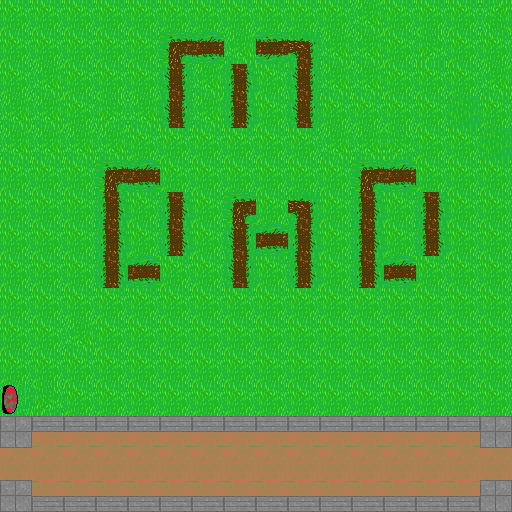

Below is a game level as drawn by its tile map, then a one-line description and the .tmx that defines it (tile-layer data replaced by summaries):
An orthogonal 16x16 tile map with 32x32 px tiles, 1 tile layer (Tile Layer 1), 3 tilesets.

<map version="1.0" orientation="orthogonal" width="16" height="16" tilewidth="32" tileheight="32">
 <tileset firstgid="1" name="TileSet1" tilewidth="32" tileheight="32">
  <image source="TileSet1.png" width="160" height="160" />
  <tile id="3">
   <properties>
    <property name="solid" value="" />
   </properties>
  </tile>
  <tile id="4">
   <properties>
    <property name="blocked" value="" />
   </properties>
  </tile>
  <tile id="9">
   <properties>
    <property name="blocked" value="" />
   </properties>
  </tile>
  <tile id="10">
   <properties>
    <property name="solid" value="" />
   </properties>
  </tile>
  <tile id="11">
   <properties>
    <property name="solid" value="" />
   </properties>
  </tile>
  <tile id="12">
   <properties>
    <property name="solid" value="" />
   </properties>
  </tile>
  <tile id="14">
   <properties>
    <property name="blocked" value="" />
   </properties>
  </tile>
  <tile id="15">
   <properties>
    <property name="blocked" value="" />
   </properties>
  </tile>
  <tile id="16">
   <properties>
    <property name="blocked" value="" />
   </properties>
  </tile>
  <tile id="17">
   <properties>
    <property name="blocked" value="" />
   </properties>
  </tile>
  <tile id="18">
   <properties>
    <property name="blocked" value="" />
   </properties>
  </tile>
  <tile id="19">
   <properties>
    <property name="blocked" value="" />
   </properties>
  </tile>
  <tile id="21">
   <properties>
    <property name="blocked" value="" />
   </properties>
  </tile>
 </tileset>
 <tileset firstgid="26" name="spawnPoint" tilewidth="32" tileheight="32">
  <image source="../img/spawnPoint.png" width="32" height="32" />
  <tile id="0">
   <properties>
    <property name="spawn" value="" />
   </properties>
  </tile>
 </tileset>
 <tileset firstgid="27" name="temp" tilewidth="32" tileheight="32">
  <image source="temp.png" width="160" height="160" />
  <tile id="0">
   <properties>
    <property name="blocked" value="" />
   </properties>
  </tile>
  <tile id="3">
   <properties>
    <property name="blocked" value="" />
   </properties>
  </tile>
  <tile id="10">
   <properties>
    <property name="blocked" value="" />
   </properties>
  </tile>
  <tile id="12">
   <properties>
    <property name="blocked" value="" />
   </properties>
  </tile>
 </tileset>
 <layer name="Tile Layer 1" width="16" height="16">
  <data>[256 cells, 256 non-empty, 8 distinct tile ids]</data>
 </layer>
</map>
